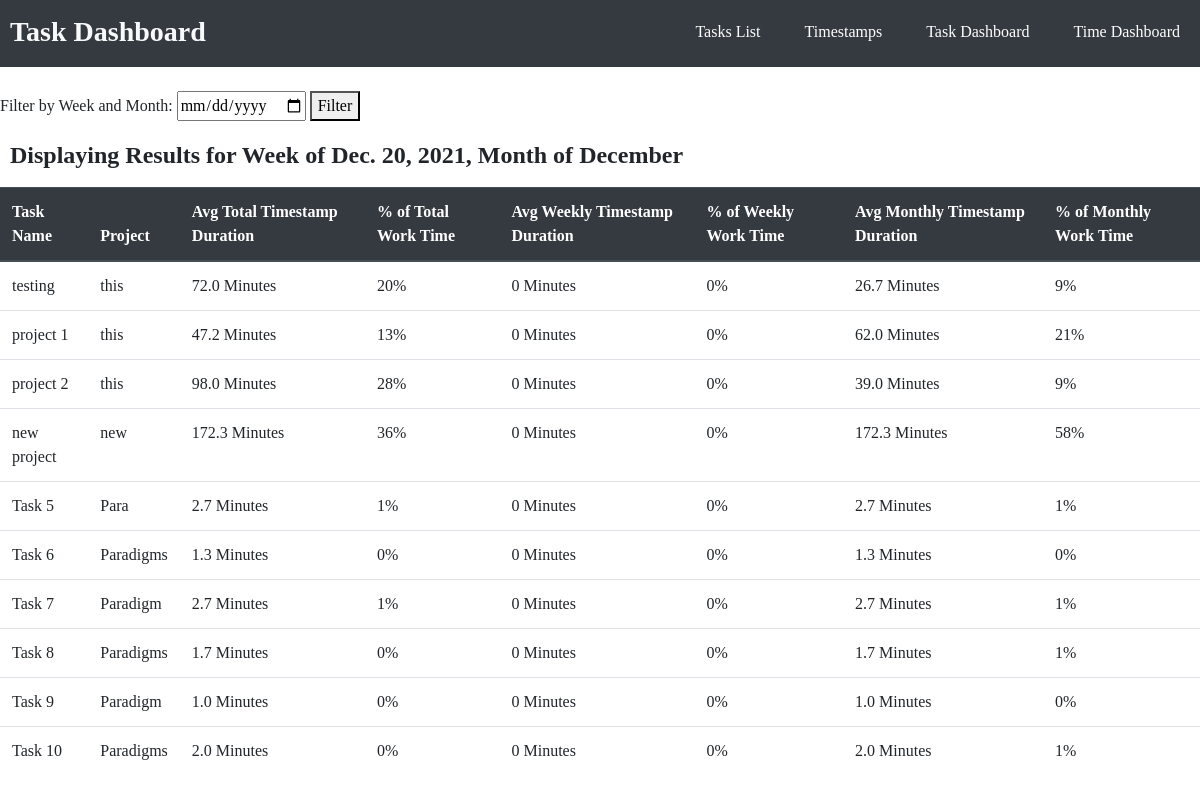
The app's page /show_task_dashboard with its own data.
### tasks/models.py (models this page shows)
class Task(models.Model):
    task_name = models.CharField(max_length=100)
    task_description = models.TextField()
    timer_state = models.CharField(max_length=11, choices=TIMER_STATE, default='Start Timer') #Used to determine if the task should be tracking time to create a timestamp
    begin_time = models.DateTimeField(blank=True, null=True) #Needed to record start time of timestamps.
    project = models.CharField(max_length=100)
    status = models.CharField(max_length=11, choices=STATUSES, default='in progress')
    class Meta:
        db_table = "tasks"

### tasks/views.py (the view)
# urls.py: path('show_task_dashboard', views.show_task_dashboard),
def show_task_dashboard(request):
    tasks = Task.objects.all()
    ts_total = {}
    ts_week = {}
    ts_month = {}
    if request.method == 'POST':
        date_form = DateFilter(request.POST)
        if date_form.is_valid():
            year = date_form.cleaned_data['day'].year
            month = date_form.cleaned_data['day'].month
            week_start = date_form.cleaned_data['day'] - timedelta(days=date_form.cleaned_data['day'].weekday())
    else:
        date_form = DateFilter()
        year = date.today().year
        month = date.today().month
        week_start = date.today() - timedelta(days=date.today().weekday())
    week_end = week_start + timedelta(days=6)
    week_start_time = pytz.timezone('US/Eastern').localize(datetime.combine(week_start, datetime.min.time()))
    week_end_time = pytz.timezone('US/Eastern').localize(datetime.combine(week_end, datetime.max.time()))
    month_start_time = pytz.timezone('US/Eastern').localize(datetime(year, month, 1, 0, 0))
    month_end_time = pytz.timezone('US/Eastern').localize(datetime((year+1 if month==12 else year), (1 if month==12 else month+1), 1, 0, 0))
    ts_total_avg = {}
    ts_week_avg = {}
    ts_month_avg = {}
    ts_total_pct = {}
    ts_week_pct = {}
    ts_month_pct = {}
    total_time = 0
    total_week_time = 0
    total_month_time = 0
    for task in tasks:
        timestamps = Timestamp.objects.filter(task__id=task.id)
        ts_total[task.id] = 0
        ts_week[task.id] = 0
        ts_month[task.id] = 0
        ts_total_count = 0
        ts_week_count = 0
        ts_month_count = 0
        for timestamp in timestamps:
            ts_total[task.id] += timestamp.elapsed_time()
            ts_total_count += 1
            total_time += timestamp.elapsed_time()
            if timestamp.begin_time >= week_start_time and timestamp.end_time <= week_end_time:
                ts_week[task.id] += timestamp.elapsed_time()
                ts_week_count += 1
                total_week_time += timestamp.elapsed_time()
            if timestamp.begin_time < week_start_time and timestamp.end_time <= week_end_time and timestamp.end_time > week_start_time:
                ts_week[task.id] += math.floor((timestamp.end_time - week_start_time).total_seconds()/60)
                ts_week_count += 1
                total_week_time += math.floor((timestamp.end_time - week_start_time).total_seconds()/60)
            if timestamp.begin_time <= week_end_time and timestamp.begin_time >= week_start_time and timestamp.end_time > week_end_time:
                ts_week[task.id] += math.floor((week_end_time - timestamp.begin_time).total_seconds()/60) + 1
                ts_week_count += 1
                total_month_time += math.floor((week_end_time - timestamp.begin_time).total_seconds()/60) + 1
            if timestamp.begin_time < week_start_time and timestamp.end_time > week_end_time:
                ts_week[task.id] += math.floor((week_end_time - week_start_time).total_seconds()/60) + 1
                ts_week_count += 1
                total_week_time += math.floor((week_end_time - week_start_time).total_seconds()/60) + 1
            if timestamp.begin_time >= month_start_time and timestamp.end_time <= month_end_time:
                ts_month[task.id] += timestamp.elapsed_time()
                ts_month_count += 1
                total_month_time += timestamp.elapsed_time()
            if timestamp.begin_time < month_start_time and timestamp.end_time <= month_end_time and timestamp.end_time > month_start_time:
                ts_month[task.id] += math.floor((timestamp.end_time - month_start_time).total_seconds()/60)
                ts_month_count += 1
                total_month_time += math.floor((timestamp.end_time - month_start_time).total_seconds()/60)
            if timestamp.begin_time >= month_start_time and timestamp.end_time > month_end_time and timestamp.begin_time < month_end_time:
                ts_month[task.id] += math.floor((month_end_time - timestamp.begin_time).total_seconds()/60)
                ts_month_count += 1
                total_month_time += math.floor((month_end_time - timestamp.begin_time).total_seconds()/60)
            if timestamp.begin_time < month_start_time and timestamp.end_time > month_end_time:
                ts_month[task.id] += math.floor((month_end_time - month_start_time).total_seconds()/60)
                ts_month_count += 1
                total_month_time += math.floor((month_end_time - month_start_time).total_seconds()/60)
        ts_total_avg[task.id] =  round(ts_total[task.id] / ts_total_count, 1) if ts_total_count else 0
        ts_week_avg[task.id] = round(ts_week[task.id] / ts_week_count, 1) if ts_week_count else 0
        ts_month_avg[task.id] = round(ts_month[task.id] / ts_month_count, 1) if ts_month_count else 0
    for task in tasks:
        ts_total_pct[task.id] = round((ts_total[task.id] / total_time)*100) if total_time else 0
        ts_week_pct[task.id] = round((ts_week[task.id] / total_week_time)*100) if total_week_time else 0
        ts_month_pct[task.id] = round((ts_month[task.id] / total_month_time)*100) if total_month_time else 0
    return render(request, "show_task_dashboard.html", {
        'ts_total_avg':ts_total_avg,
        'ts_week_avg':ts_week_avg,
        'ts_month_avg':ts_month_avg,
        'date_form':date_form,
        'week_start':week_start,
        'month':datetime.strptime(str(month), "%m").strftime("%B"),
        'tasks':tasks,
        'ts_total_pct':ts_total_pct,
        'ts_week_pct':ts_week_pct,
        'ts_month_pct':ts_month_pct,
    })

### tasks/forms.py
class DateFilter(forms.Form):
    day = forms.DateField(label="date_filter", widget=DateInput())

### tasks/models.py (called while the page is built)
    def elapsed_time(self):
        return math.floor(((self.end_time - self.begin_time).total_seconds()/60))

### tasks/templatetags/managertags.py (called while the page is built)
@register.simple_tag
def dict_get(dct, key):
    return dct.get(key)

### tasks/templates/show_task_dashboard.html (shortened to what this page needs)
<!DOCTYPE html>
<head>
	<link rel="stylesheet" href="https://stackpath.bootstrapcdn.com/bootstrap/4.3.1/css/bootstrap.min.css">
</head>
<body>
	{% load managertags %}
	<header>
		<div class="container_h">
			<h3 class="logo"><b>Task Dashboard</b></h3>
			<nav>
				<ul>
					<li><a href="/show_tasks">Tasks List</a></li>
					<li><a href="/show_timestamps">Timestamps</a></li>
					<li><a href="/show_task_dashboard">Task Dashboard</a></li>
					<li><a href="/show_time_dashboard">Time Dashboard</a></li>
				</ul>
			</nav>
		</div>
	</header>
	<br>
	<form method="POST" action="/show_task_dashboard">
		<label for="date_filter">Filter by Week and Month:</label>
			{{ date_form.day }}
		<button type="submit">Filter</button>
	</form>
	<h4 class="logo"><b>Displaying Results for Week of {{ week_start }}, Month of {{ month }}</b></h4>
	<br>
	<table class="table">
    	<thead class="thead-dark">
    	<tr>
        	<th>Task Name</th>
			<th>Project</th>
			<th>Avg Total Timestamp Duration</th>
			<th>% of Total Work Time</th>
        	<th>Avg Weekly Timestamp Duration</th>
			<th>% of Weekly Work Time</th>
        	<th>Avg Monthly Timestamp Duration</th>
			<th>% of Monthly Work Time</th>
    	</tr>
    	</thead>
    	<tbody>
		{% for task in tasks %}
    		<tr>
        		<td>{{ task.task_name }}</td>
	        	<td>{{ task.project }}</td>
				<td>{% dict_get ts_total_avg task.id %} Minutes</td>
				<td>{% dict_get ts_total_pct task.id %}%</td>
        		<td>{% dict_get ts_week_avg task.id %} Minutes</td>
				<td>{% dict_get ts_week_pct task.id %}%</td>
        		<td>{% dict_get ts_month_avg task.id %} Minutes</td>
				<td>{% dict_get ts_month_pct task.id %}%</td>
    		</tr>
		{% endfor %}
   	 </tbody>
	</table>
	<br>
	<br>
</body>
</html>

### tasks/templates/show_task_dashboard.html (style rules this page uses)
html * { font-family: Verdana !important; }
header { background: #343a40; }
header::after { content: ''; display: table; clear: both; }
.logo { float: left; padding-top: 15px; margin-left: 10px; padding-bottom: 10px; border: none; }
nav { float: right; }
nav ul { margin: 0; padding: 0; list-style: none; }
nav li { color: #ffffff; display: inline-block; margin-left: 20px; margin-right: 20px; padding-top: 20px; position: relative; }
nav a { color: #ffffff; }
nav a::before { content: ''; display: block; height: 5px; background-color: #444; position: absolute; top: 0; width: 0%; transition: all ease-in-out 250ms; }
h3 { color: #f8f9fa; }

### records on screen
Task: task_name "testing", project "this", id "72.0", id "20", id "0", id "26.7", id "9"
Task: task_name "project 1", project "this", id "47.2", id "13", id "0", id "62.0", id "21"
Task: task_name "project 2", project "this", id "98.0", id "28", id "0", id "39.0", id "9"
Task: task_name "new project", project "new", id "172.3", id "36", id "0", id "58"
Task: task_name "Task 5", project "Para", id "2.7", id "1", id "0"
Task: task_name "Task 6", project "Paradigms", id "1.3", id "0"
Task: task_name "Task 7", project "Paradigm", id "2.7", id "1", id "0"
Task: task_name "Task 8", project "Paradigms", id "1.7", id "0", id "1"
Task: task_name "Task 9", project "Paradigm", id "1.0", id "0"
Task: task_name "Task 10", project "Paradigms", id "2.0", id "0", id "1"

### other values on screen
{{ week_start }} "Dec. 20, 2021"
{{ month }} "December"
